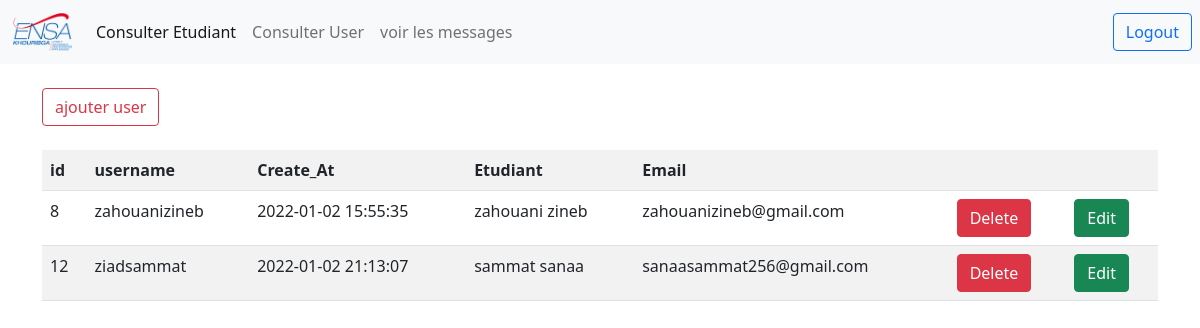
Screenshot of /html/consulterUser.php with the database file from the repository.
### tables this page shows
CREATE TABLE IF NOT EXISTS `user` (
  `id` int(11) NOT NULL AUTO_INCREMENT,
  `et_id` int(11) DEFAULT NULL,
  `username` varchar(50) NOT NULL,
  `password` varchar(255) NOT NULL,
  `created_at` datetime NOT NULL DEFAULT CURRENT_TIMESTAMP,
  `type_user` varchar(50) NOT NULL,
  PRIMARY KEY (`id`),
  KEY `et_id` (`et_id`)
);

CREATE TABLE IF NOT EXISTS `etudiant` (
  `id` int(11) NOT NULL AUTO_INCREMENT,
  `nom` varchar(45) NOT NULL,
  `prenom` varchar(45) NOT NULL,
  `email` varchar(45) NOT NULL,
  `numero_telephone` int(11) NOT NULL,
  `CNE` varchar(45) NOT NULL,
  `CIN` varchar(45) NOT NULL,
  `adress` varchar(45) NOT NULL,
  `diplome` tinyint(1) NOT NULL,
  PRIMARY KEY (`id`)
);

### html/consulterUser.php (the view, shortened to what this page needs)
<!DOCTYPE html>
<html lang="en">
<head>
</head>
<body>
    <?php include "navbar.php" ?>
    <div class="container">
        <a class="btn btn-outline-danger mt-4 mb-4" href="formUser.php">ajouter user</a>
        <table class="table table-striped">
            <tr>
                <th>id</th>
                <th>username</th>
                <th>Create_At</th>
                <th>Etudiant</th>
                <th>Email</th>
                <th></th>
                <th></th>
            </tr>
            <?php
            include "config.php";
            $records = mysqli_query($con, "SELECT u.id,u.username,u.created_at,e.nom,e.prenom,e.email FROM user as u,etudiant as e WHERE e.id=u.et_id AND type_user like 'user'");
            while ($data = mysqli_fetch_array($records)) {
            ?>
            <tr>
                <td><?php echo $data['id']; ?></td>
                <td><?php echo $data['username']; ?></td>
                <td><?php echo $data['created_at']; ?></td>
                <td><?php echo $data['nom']; ?> <?php echo $data['prenom']; ?></td>
                <td><?php echo $data['email']; ?></td>
                <td><a class="btn btn-danger" href="deleteUser.php?id=<?php echo $data['id']; ?>">Delete</a></td>
                <td><a class="btn btn-success" href="editUser.php?id=<?php echo $data['id']; ?>">Edit</a></td>
            </tr>
            <?php
            }
            ?>
        </table>
    </div>
</body>
</html>

### html/navbar.php (shortened to what this page needs)
<link href="https://cdn.jsdelivr.net/npm/bootstrap@5.1.3/dist/css/bootstrap.min.css" rel="stylesheet"
>
<nav class="navbar navbar-expand-lg navbar-light bg-light">
    <div class="container-fluid">
        <a class="navbar-brand" href="#"><img  src="../photos/logo.png" style=" width: 60px; "></a>
        <div class="collapse navbar-collapse" id="navbarNav">
            <ul class="navbar-nav">
                <li class="nav-item">
                    <a  id="lhide1" class="nav-link active" href="admin.php">Consulter Etudiant</a>
                </li>
                <li class="nav-item">
                    <a  id="lhide2" class="nav-link" href="consulterUser.php">Consulter User</a>
                </li>
                <li class="nav-item">
                    <a  id="lhide2" class="nav-link" href="message.php">voir les messages</a>
                </li>
            </ul>
            <a id="lhide" href="logout.php" class="btn btn-outline-primary">
                Logout</a>
        </div>
    </div>
</nav>

### html/consulterUser.php (style rules this page uses)
#lhide { display: flex; position: absolute; right: 0; margin-right: 8px }

### rows the page displays
user: id "8", username "zahouanizineb", created_at "2022-01-02 15:55:35", etudiant.nom "zahouani", etudiant.prenom "zineb", etudiant.email "zahouanizineb@gmail.com"
user: id "12", username "ziadsammat", created_at "2022-01-02 21:13:07", etudiant.nom "sammat", etudiant.prenom "sanaa", etudiant.email "sanaasammat256@gmail.com"
